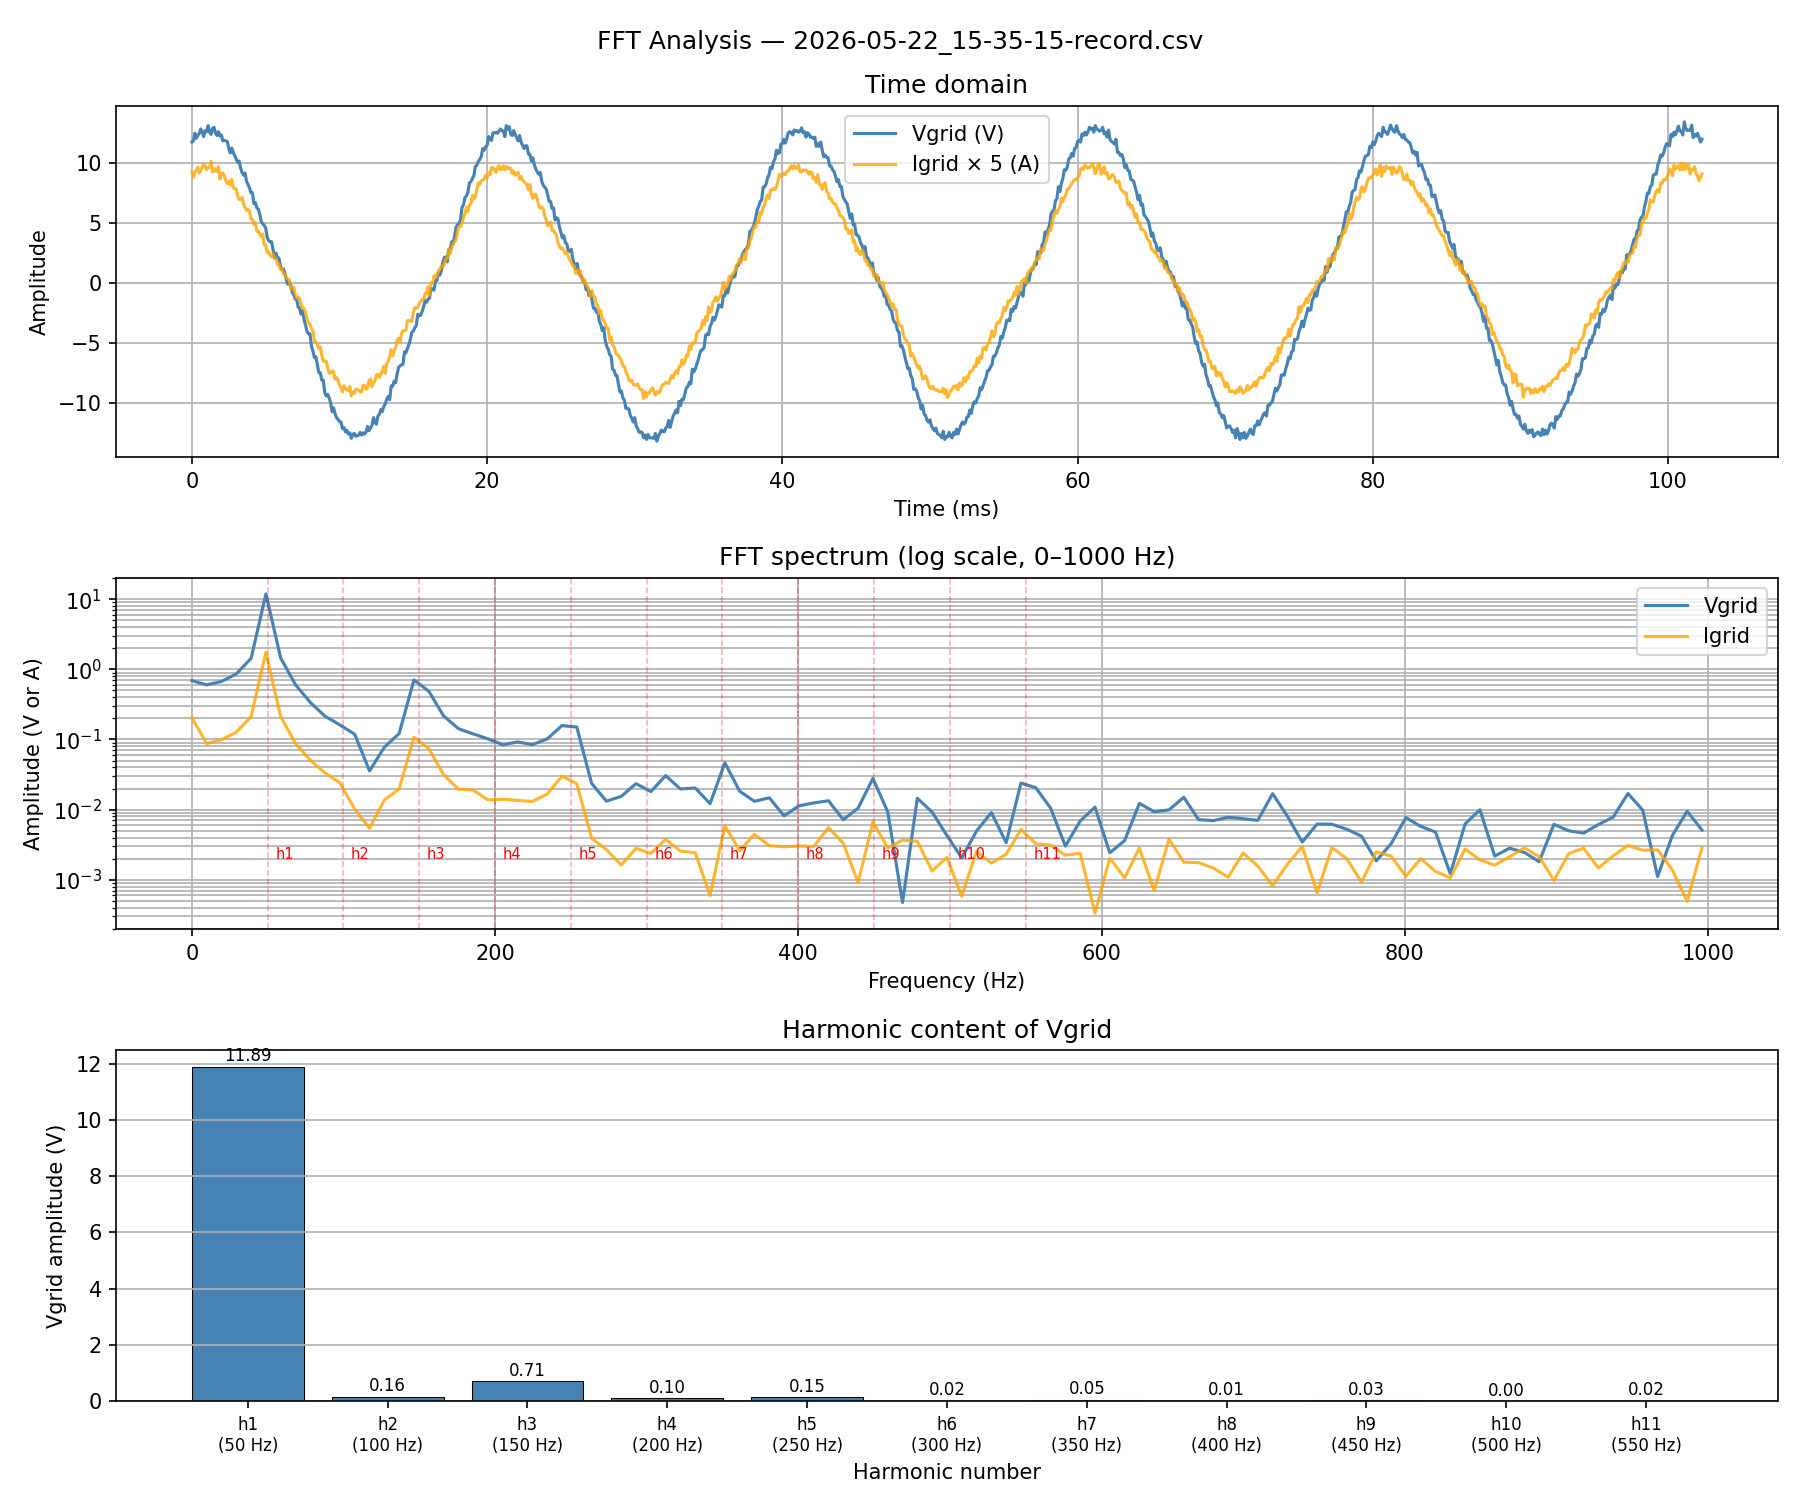

Generate this figure with Python:
import csv
import glob
import os
import numpy as np
import matplotlib.pyplot as plt

# Find the latest CSV file
csv_files = glob.glob(os.path.join(os.path.dirname(__file__), "Data_records", "*.csv"))
latest_csv = max(csv_files, key=os.path.getmtime)
print(f"Analyzing: {os.path.basename(latest_csv)}")

# Load data
with open(latest_csv) as f:
    reader = csv.DictReader(f)
    rows = list(reader)

TS = 100e-6  # 100 µs sampling period
FS = 1.0 / TS  # 10 kHz sample rate
F0 = 50.0

vgrid = np.array([float(r["Vgrid"]) for r in rows])
igrid = np.array([float(r["Igrid"]) for r in rows])
N = len(vgrid)
t = np.arange(N) * TS * 1e3  # ms

# FFT
freqs = np.fft.rfftfreq(N, d=TS)
Vgrid_fft = np.abs(np.fft.rfft(vgrid)) * 2 / N
Igrid_fft = np.abs(np.fft.rfft(igrid)) * 2 / N

# Print harmonic content
print(f"\n{'Harmonic':<12} {'Frequency (Hz)':<18} {'Vgrid (V)':<14} {'Igrid (A)':<12} {'THD contrib'}")
print("-" * 72)
fundamental_v = None
for h in range(1, 12):
    freq = h * F0
    idx = int(round(freq / (FS / N)))
    if idx >= len(Vgrid_fft):
        break
    v_amp = Vgrid_fft[idx]
    i_amp = Igrid_fft[idx]
    if h == 1:
        fundamental_v = v_amp
    thd_pct = (v_amp / fundamental_v * 100) if fundamental_v else 0
    print(f"  h={h:<8} {freq:<18.1f} {v_amp:<14.4f} {i_amp:<12.4f} {thd_pct:.2f}%")

harmonics_sq = sum(
    Vgrid_fft[int(round(h * F0 / (FS / N)))]**2
    for h in range(2, 12)
    if int(round(h * F0 / (FS / N))) < len(Vgrid_fft)
)
thd_total = np.sqrt(harmonics_sq) / fundamental_v * 100 if fundamental_v else 0
print(f"\nTotal THD (h2-h11): {thd_total:.2f}%")

# Plot
fig, axes = plt.subplots(3, 1, figsize=(12, 10))
fig.suptitle(f"FFT Analysis — {os.path.basename(latest_csv)}", fontsize=12)

# Time domain
ax = axes[0]
ax.plot(t, vgrid, label="Vgrid (V)", color="steelblue")
ax.plot(t, igrid * 5, label="Igrid × 5 (A)", color="orange", alpha=0.8)
ax.set_xlabel("Time (ms)")
ax.set_ylabel("Amplitude")
ax.set_title("Time domain")
ax.legend()
ax.grid(True)

# FFT spectrum (log scale, 0–1000 Hz)
ax = axes[1]
mask = freqs <= 1000
ax.semilogy(freqs[mask], Vgrid_fft[mask], color="steelblue", label="Vgrid")
ax.semilogy(freqs[mask], Igrid_fft[mask], color="orange", label="Igrid", alpha=0.8)
for h in range(1, 12):
    freq = h * F0
    if freq <= 1000:
        ax.axvline(freq, color="red", linestyle="--", alpha=0.3, linewidth=0.8)
        ax.text(freq + 5, ax.get_ylim()[0] * 10, f"h{h}", fontsize=7, color="red")
ax.set_xlabel("Frequency (Hz)")
ax.set_ylabel("Amplitude (V or A)")
ax.set_title("FFT spectrum (log scale, 0–1000 Hz)")
ax.legend()
ax.grid(True, which="both")

# Bar chart of harmonic magnitudes
ax = axes[2]
harmonic_nums = list(range(1, 12))
v_amps = []
for h in harmonic_nums:
    idx = int(round(h * F0 / (FS / N)))
    v_amps.append(Vgrid_fft[idx] if idx < len(Vgrid_fft) else 0)
bars = ax.bar(harmonic_nums, v_amps, color="steelblue", edgecolor="black", linewidth=0.5)
ax.set_xlabel("Harmonic number")
ax.set_ylabel("Vgrid amplitude (V)")
ax.set_title("Harmonic content of Vgrid")
ax.set_xticks(harmonic_nums)
ax.set_xticklabels([f"h{h}\n({h*F0:.0f} Hz)" for h in harmonic_nums], fontsize=8)
ax.grid(True, axis="y")
for bar, amp in zip(bars, v_amps):
    ax.text(bar.get_x() + bar.get_width() / 2, bar.get_height() + 0.05,
            f"{amp:.2f}", ha="center", va="bottom", fontsize=8)

plt.tight_layout()
plt.savefig(os.path.join(os.path.dirname(__file__), "fft_analysis.png"), dpi=150)
print("\nPlot saved to src/fft_analysis.png")
plt.show()
